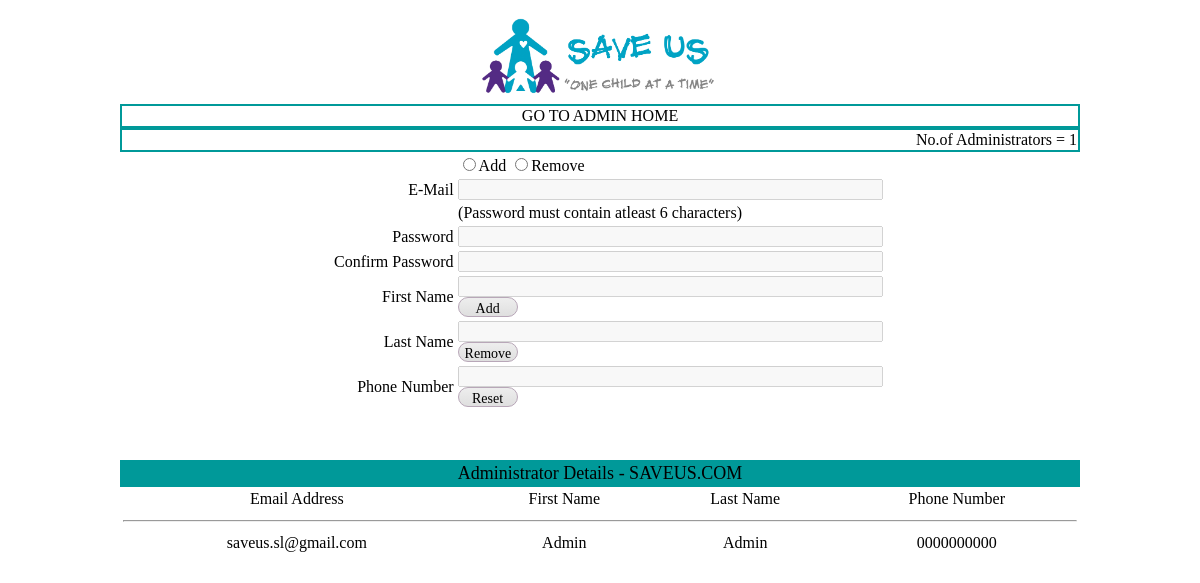
The page /Project/php/manageAdmins.php (signed in) on the database its author committed.
### tables this page shows
CREATE TABLE IF NOT EXISTS `tblusers` (
  `EmailAddress` varchar(100) NOT NULL,
  `Type` varchar(6) NOT NULL DEFAULT 'User',
  `Password` varchar(20) NOT NULL,
  `RegDate` date NOT NULL,
  `SecurityQuestion` varchar(50) NOT NULL,
  `Answer` varchar(20) NOT NULL,
  `FirstName` varchar(30) NOT NULL,
  `LastName` varchar(30) NOT NULL,
  `Country` varchar(16) NOT NULL,
  `PhoneNumber` varchar(12) NOT NULL,
  `CardType` varchar(12) NOT NULL,
  `CardNo` varchar(16) NOT NULL,
  PRIMARY KEY (`EmailAddress`)
);

### Project/php/manageAdmins.php (the view, shortened to what this page needs)
<!DOCTYPE html PUBLIC "-//W3C//DTD XHTML 1.0 Transitional//EN" "http://www.w3.org/TR/xhtml1/DTD/xhtml1-transitional.dtd">
<html xmlns="http://www.w3.org/1999/xhtml">
<head>
<link href="../css/admin.css" type="text/css" rel="stylesheet"/>
<link href="../css/buttons.css" type="text/css" rel="stylesheet"/>
</head>
<body>
<table align="center">
<tr><td><img src="../images/Logo.png" width="250px" height="90px"/></td></tr>
</table>
<table class="tblLinksHome" align="center" >
<tr><td bgcolor="#FFFFFF"><a href="admin.php">GO TO ADMIN HOME	</a></td></tr>
</table>
<table class="tblHead" align="center">
    <tr><td class="reportHeading" align="right" >No.of Administrators =
		<?php
		include("../php/dbconfig.php");
		$tbl_name="tblusers";
		$sql="SELECT COUNT(EmailAddress) AS amount_sum FROM $tbl_name WHERE Type=('Admin')";
		$result = mysql_query($sql);
        $row=mysql_fetch_assoc($result);
        $sum =$row['amount_sum'];
        echo $sum;
        ?>
    </td></tr>
</table>
<form id="Admin" name="formAdmin" method="post" action="../php/adminUpdate.php"  onsubmit="return validateForm()">
<table width="631" align="center"  class="tblAdminForms">
    <tr>
        <td></td><td width="470" ><label>
              <input type="radio" name="rdbType" value="Add" id="rdbType0" onclick="checkBtnAdd()"/>Add</label><label>
              <input type="radio" name="rdbType" value="Remove" id="rdbType1" onclick="checkBtnRemove()"/>Remove</label>
        </td>
    </tr>
    <tr><td width="219" align="right">E-Mail</td><td width="470"> <input type="text" id="Email" name="txtEmail" size="50" disabled="true"/> </td></tr>
    <tr><td colspan="2" align="center">(Password must contain atleast 6 characters)</td></tr>
    <tr><td  align="right">Password</td><td><input type="password" id="Password" name="txtPassword" size="50" disabled="true"/></td></tr>
    <tr><td  align="right">Confirm Password</td><td><input type="password" id="CPassword" name="txtCPassword" size="50" disabled="true"/></td></tr>
	<tr><td align="right">First Name</td><td><input type="text" id="FName" name="txtFName" size="50" disabled="true"/>
		<input type="submit" class="adminBtn" name="btnAdd" id="Add" value="Add" disabled="disabled" /></td></tr>
	<tr><td align="right">Last Name</td><td><input type="text" id="LName" name="txtLName" size="50" disabled="true"/>
		<input type="submit" class="adminBtn" name="btnRemove" id="Remove" value="Remove" disabled="disabled" onclick="setNullValues()" /></td></tr>
	<tr><td align="right">Phone Number</td><td><input type="text" id="Phone" name="txtPhone" size="50" disabled="true"/>
		<input type="reset" class="adminBtn" id="Reset" value="Reset" onclick="return resetFields()"/>
	</td></tr>
</table>
</form>
<p>&nbsp;</p>
<table class="tblHead" align="center">
  <tr><td >Administrator Details - SAVEUS.COM</td></tr>
</table>
<table class="tblHead" align="center">
<?php
include("../php/dbconfig.php");
$tbl_name="tblusers";
$sql="SELECT * FROM $tbl_name WHERE Type=('Admin')";
$result = mysql_query($sql);
echo "
<table class=reportDetail align=center>
<tr>
	<td>Email Address</td>
	<td>First Name</td>
	<td>Last Name</td>
	<td>Phone Number</td>
</tr>
<tr><td colspan=4><hr></td></tr>";
while($row = mysql_fetch_array($result)){
  echo "<tr>";
  echo "<td class=NewsData>" . $row['EmailAddress'] . "</td>";
  echo "<td class=NewsHead>" . $row['FirstName'] . "</td>";
  echo "<td class=NewsData>" . $row['LastName'] . "</td>";
  echo "<td class=NewsData>" . $row['PhoneNumber'] . "</td>";
  echo "</tr>";
}
echo "</table>";
?>
</body>
</html>

### Project/css/admin.css (style rules this page uses)
a { text-decoration:none; color:#000 }
.tblHead { font-family:"Berlin Sans FB";background:#099; width:960px; text-align:center; font-size:18px }
.tblAdminForms { font-family:"Berlin Sans FB";font-size:16px; }
.tblLinksHome { font-family:"Berlin Sans FB";width:960px;text-align:center;background-color:#099 }
.reportHeading { font-family:"Berlin Sans FB";width:960px;background-color:#FFF;font-size:16px }
.reportDetail { font-family:"Berlin Sans FB";width:960px;background-color:#FFF;font-size:16px;text-align:center }

### Project/css/buttons.css (style rules this page uses)
.adminBtn { background:-webkit-gradient( linear, left top, left bottom, color-stop(0.05, #ededed), color-stop(1, #dfdfdf) ); background:-moz-linear-gradient( center top, #ededed 5%, #dfdfdf 100% ); filter:progid:DXImageTransform.Microsoft.gradient(startColorstr='#ededed', endColorstr='#dfdfdf'); background-color:#ededed; -webkit-border-top-left-radius:20px; -moz-border-radius-topleft:20px; border-top-left-radius:20px; -webkit-border-top-right-radius:20px; -moz-border-radius-topright:20px; border-top-right-radius:20px; -webkit-border-bottom-right-radius:20px; -moz-border-radius-bottomright:20px; border-bottom-right-radius:20px; -webkit-border-bottom-left-radius:20px; -moz-border-radius-bottomleft:20px; border-bottom-left-radius:20px; text-indent:0; border:1px solid #b8a7b8; display:inline-block; color:#000000; font-family:"Berlin Sans FB"; font-size:14px; font-style:normal; height:20px; line-height:20px; width:60px; text-decoration:none; text-align:center; }

### rows shown on the page
tblusers: EmailAddress "saveus.sl@gmail.com", FirstName "Admin", LastName "Admin", PhoneNumber "0000000000"

### other values the page prints
$sum "1"
